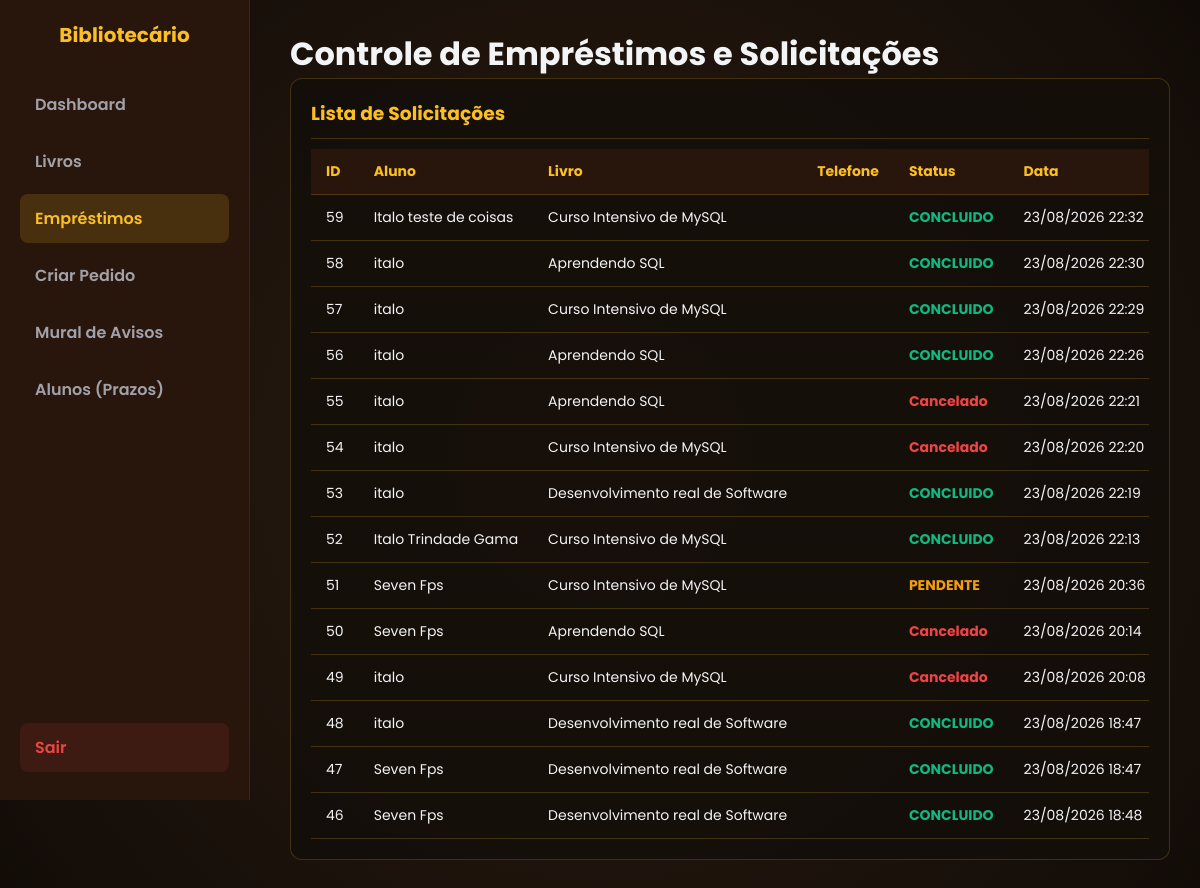
The app's page /bibliotecario/emprestimos.php (signed in) with its own data.
### tables this page shows
CREATE TABLE `emprestimos` (
  `ID` int(11) NOT NULL,
  `NOME` varchar(45) NOT NULL,
  `LIVRO` varchar(45) NOT NULL,
  `TELEFONE` varchar(11) NOT NULL,
  `STATUS` enum('CONCLUIDO','Cancelado','PENDENTE') DEFAULT 'PENDENTE',
  `DATA` datetime DEFAULT current_timestamp(),
  `aluno_id` int(11) DEFAULT NULL
);

### bibliotecario/emprestimos.php (the view, shortened to what this page needs)
<?php
$sql = "SELECT * FROM emprestimos ORDER BY id DESC";
$resultado = $conn->query($sql);
?>
<!DOCTYPE html>
<html lang="pt-br">
<head>
</head>
<body class="theme-estante">
    <div class="sidebar" id="sidebar">
        <div>
            <h2>Bibliotecário</h2>
            <a href="dashboard.php">Dashboard</a>
            <a href="livros.php">Livros</a>
            <a href="emprestimos.php" class="active">Empréstimos</a>
            <a href="registrar_pedido.php">Criar Pedido</a>
            <a href="avisos.php">Mural de Avisos</a>
            <a href="prazos.php">Alunos (Prazos)</a>
        </div>
        <div class="logout">
            <a href="logout.php">Sair</a>
        </div>
    </div>
    <div class="main">
        <h1>Controle de Empréstimos e Solicitações</h1>
        <div class="panel-box">
            <h3>Lista de Solicitações</h3>
            <div class="table-responsive">
                <table>
                    <thead>
                        <tr>
                            <th>ID</th>
                            <th>Aluno</th>
                            <th>Livro</th>
                            <th>Telefone</th>
                            <th>Status</th>
                            <th>Data</th>
                        </tr>
                    </thead>
                    <tbody>
                        <?php if ($resultado && $resultado->num_rows > 0): ?>
                            <?php while($row = $resultado->fetch_assoc()):
                                $id_registro = isset($row['id']) ? $row['id'] : (isset($row['ID']) ? $row['ID'] : 0);
                            ?>
                                <tr>
                                    <td><?php echo $id_registro; ?></td>
                                    <td><?php echo htmlspecialchars($row['NOME'] ?? ''); ?></td>
                                    <td><?php echo htmlspecialchars($row['LIVRO'] ?? ''); ?></td>
                                    <td><?php echo htmlspecialchars($row['TELEFONE'] ?? ''); ?></td>
                                    <td>
                                        <span style="color: <?php echo (($row['STATUS'] ?? '') == 'PENDENTE') ? '#f59e0b' : ((($row['STATUS'] ?? '') == 'CONCLUIDO') ? '#10b981' : '#ef4444'); ?>; font-weight: bold;">
                                            <?php echo htmlspecialchars($row['STATUS'] ?? 'PENDENTE'); ?>
                                        </span>
                                    </td>
                                    <td><?php echo !empty($row['DATA']) ? date('d/m/Y H:i', strtotime($row['DATA'])) : '-'; ?></td>
                                </tr>
                            <?php endwhile; ?>
                        <?php else: ?>
                            <tr><td colspan="7" style="text-align: center; color: #a1a1aa;">Nenhum empréstimo registrado.</td></tr>
                        <?php endif; ?>
                    </tbody>
                </table>
            </div>
        </div>
    </div>
</body>
</html>

### css.php (style rules this page uses)
* { margin:0; padding:0; box-sizing:border-box; font-family:'Poppins', sans-serif; }
body { background:#f4f7fb; color:#1e293b; min-height:100vh; display:flex; overflow-x: hidden; }
.sidebar { width:260px; background:#111827; color:white; height:100vh; position:fixed; left:0; top:0; padding:30px 20px; z-index: 100; }
.sidebar h2 { font-size:28px; font-weight:700; margin-bottom:40px; text-align:center; }
.sidebar a { color:#cbd5e1; text-decoration:none; display:block; padding:14px 18px; border-radius:12px; transition:0.3s; margin-bottom:10px; cursor:pointer; }
.sidebar a:hover, .sidebar a.active { background:#2563eb; color:white; }
.logout { margin-top:40px; }
.logout a { background:#dc2626; color:white; }
.main { margin-left:260px; width:100%; padding:40px 50px; }

### bibliotecario/emprestimos.php (style rules this page uses)
body.theme-estante { --bg-body: #1a120c radial-gradient(circle, #2d1e12 0%, #110b07 100%); --text-color: #f3f4f6; --nav-bg: #28160c; --nav-border: #3d2314; --brand-color: #fbbf24; --card-bg: rgba(20, 15, 10, 0.9); --card-border: rgba(251, 191, 36, 0.2); --table-header: #28160c; }
body { background: var(--bg-body) !important; color: var(--text-color) !important; font-family: 'Plus Jakarta Sans', sans-serif; margin: 0; display: flex; min-height: 100vh; flex-direction: row; }
.sidebar { width: 250px; background: var(--nav-bg); border-right: 1px solid var(--nav-border); padding: 20px; display: flex; flex-direction: column; justify-content: space-between; flex-shrink: 0; box-sizing: border-box; }
.sidebar h2 { color: var(--brand-color); font-size: 20px; margin-bottom: 30px; text-align: center; }
.sidebar a { color: #a1a1aa; text-decoration: none; padding: 12px 15px; display: block; border-radius: 8px; margin-bottom: 8px; font-weight: 600; }
.sidebar a:hover, .sidebar a.active { background: rgba(251, 191, 36, 0.15); color: var(--brand-color); }
.sidebar .logout a { color: #ef4444; background: rgba(239, 68, 68, 0.1); }
.main { flex-grow: 1; padding: 30px; overflow-y: auto; width: 100%; box-sizing: border-box; }
.panel-box { background: var(--card-bg); border: 1px solid var(--card-border); border-radius: 12px; padding: 20px; margin-bottom: 30px; box-sizing: border-box; }
.panel-box h3 { color: var(--brand-color); margin-top: 0; border-bottom: 1px solid var(--card-border); padding-bottom: 10px; }
.table-responsive { width: 100%; overflow-x: auto; }
table { width: 100%; border-collapse: collapse; text-align: left; font-size: 14px; margin-top: 10px; white-space: nowrap; }
th, td { padding: 12px 15px; border-bottom: 1px solid var(--card-border); }
th { background-color: var(--table-header); color: var(--brand-color); }

### records on screen
emprestimos: ID "59", NOME "Italo teste de coisas", LIVRO "Curso Intensivo de MySQL", STATUS "CONCLUIDO", DATA "23/08/2026 22:32"
emprestimos: ID "58", NOME "italo", LIVRO "Aprendendo SQL", STATUS "CONCLUIDO", DATA "23/08/2026 22:30"
emprestimos: ID "57", NOME "italo", LIVRO "Curso Intensivo de MySQL", STATUS "CONCLUIDO", DATA "23/08/2026 22:29"
emprestimos: ID "56", NOME "italo", LIVRO "Aprendendo SQL", STATUS "CONCLUIDO", DATA "23/08/2026 22:26"
emprestimos: ID "55", NOME "italo", LIVRO "Aprendendo SQL", STATUS "Cancelado", DATA "23/08/2026 22:21"
emprestimos: ID "54", NOME "italo", LIVRO "Curso Intensivo de MySQL", STATUS "Cancelado", DATA "23/08/2026 22:20"
emprestimos: ID "53", NOME "italo", LIVRO "Desenvolvimento real de Software", STATUS "CONCLUIDO", DATA "23/08/2026 22:19"
emprestimos: ID "52", NOME "Italo Trindade Gama", LIVRO "Curso Intensivo de MySQL", STATUS "CONCLUIDO", DATA "23/08/2026 22:13"
emprestimos: ID "51", NOME "Seven Fps", LIVRO "Curso Intensivo de MySQL", STATUS "PENDENTE", DATA "23/08/2026 20:36"
emprestimos: ID "50", NOME "Seven Fps", LIVRO "Aprendendo SQL", STATUS "Cancelado", DATA "23/08/2026 20:14"
emprestimos: ID "49", NOME "italo", LIVRO "Curso Intensivo de MySQL", STATUS "Cancelado", DATA "23/08/2026 20:08"
emprestimos: ID "48", NOME "italo", LIVRO "Desenvolvimento real de Software", STATUS "CONCLUIDO", DATA "23/08/2026 18:47"
emprestimos: ID "47", NOME "Seven Fps", LIVRO "Desenvolvimento real de Software", STATUS "CONCLUIDO", DATA "23/08/2026 18:47"
emprestimos: ID "46", NOME "Seven Fps", LIVRO "Desenvolvimento real de Software", STATUS "CONCLUIDO", DATA "23/08/2026 18:48"
